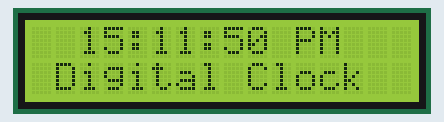
Bench run of a sketch on a simulated Arduino Uno, built with avr-gcc and run on an emulated ATmega328P. On the bench: 16×2 character LCD.

Above: at 0.1 s.
At 4.1 s:
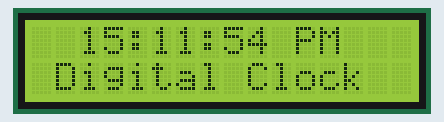
At 9.0 s:
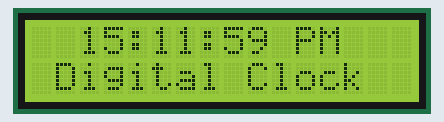
At 18.9 s:
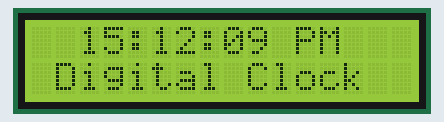
At 28.8 s:
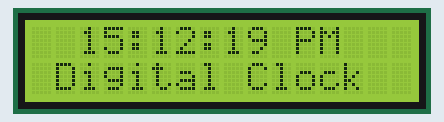
At 38.8 s:
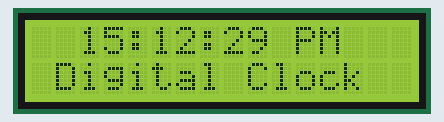

The sketch:

digital_clock.ino
```cpp
// include the library code:
#include <LiquidCrystal.h>

int h=15;	//set the current hour
int m=11;	//set the current minute
int s=50;	//set the current second
int flag=1;	//pm


// initialize the library with the numbers of the interface pins
LiquidCrystal lcd(12, 11, 5, 4, 3, 2);

void setup() {
  // set up the LCD's number of columns and rows:
  lcd.begin(16, 2);
}

void loop() {
  lcd.setCursor(1,1);	//2nd row first column
  lcd.print("Digital Clock");

  lcd.setCursor(2, 0);	//first row second column

  //Here we aim to achieve that when hour is less than 10 than insert 0 at the first place and similar goes for minute and seconds
  if(h<10){
    lcd.print(0);
    lcd.print(h);
  }else{
    lcd.print(h);
  }
  lcd.print(':');
  if(m<10){
    lcd.print(0);
    lcd.print(m);
  }else{
    lcd.print(m);
  }
  lcd.print(':');
  if(s<10){
    lcd.print(0);
    lcd.print(s);
  }else{
    lcd.print(s);
  }

  //flag value determines am or pm
  if(flag==0) lcd.print(" AM");
  if(flag==1) lcd.print(" PM");
  delay(987);

  //append the seconds by 1
  s=s+1;

  //depeding on the seconds value change minute and hour
  if(s==60){
  	s=0;
  	m=m+1;	//when s reaches 60 increase the minute
  }
  if(m==60){
  	m=0;
  	h=h+1;	//when minute reaches 60 increase the hour
  }
  if(h==13){
  	h=1;	//when hour reaches 13 h=1 and flag changes
  	flag=flag+1;
 	if(flag==2)
   		flag=0;
  }


}
```

Measured:
- what the display in image 1 shows lasts 1.0 s, from 4.0 s to 5.0 s
